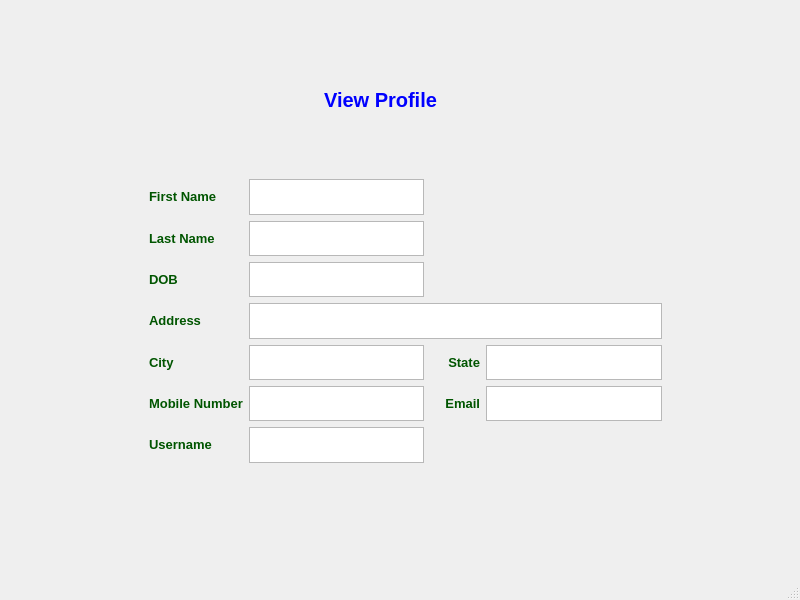
<?xml version="1.0" encoding="UTF-8"?>
<ui version="4.0">
 <class>view_profile</class>
 <widget class="QMainWindow" name="view_profile">
  <property name="geometry">
   <rect>
    <x>0</x>
    <y>0</y>
    <width>800</width>
    <height>600</height>
   </rect>
  </property>
  <property name="windowTitle">
   <string>View Profile</string>
  </property>
  <widget class="QWidget" name="centralwidget">
   <widget class="QFrame" name="frame">
    <property name="geometry">
     <rect>
      <x>140</x>
      <y>170</y>
      <width>531</width>
      <height>301</height>
     </rect>
    </property>
    <property name="styleSheet">
     <string notr="true"/>
    </property>
    <layout class="QGridLayout" name="gridLayout">
     <item row="0" column="1">
      <widget class="QTextBrowser" name="fname"/>
     </item>
     <item row="7" column="0">
      <widget class="QLabel" name="label_4">
       <property name="text">
        <string>&lt;html&gt;&lt;head/&gt;&lt;body&gt;&lt;p&gt;&lt;span style=&quot; font-size:10pt; font-weight:600; color:#005500;&quot;&gt;Address&lt;/span&gt;&lt;/p&gt;&lt;/body&gt;&lt;/html&gt;</string>
       </property>
      </widget>
     </item>
     <item row="0" column="0">
      <widget class="QLabel" name="label">
       <property name="text">
        <string>&lt;html&gt;&lt;head/&gt;&lt;body&gt;&lt;p&gt;&lt;span style=&quot; font-size:10pt; font-weight:600; color:#005500;&quot;&gt;First Name&lt;/span&gt;&lt;/p&gt;&lt;/body&gt;&lt;/html&gt;</string>
       </property>
      </widget>
     </item>
     <item row="13" column="1">
      <widget class="QTextBrowser" name="mobile"/>
     </item>
     <item row="7" column="1" colspan="3">
      <widget class="QTextBrowser" name="address_1"/>
     </item>
     <item row="14" column="1">
      <widget class="QTextBrowser" name="username"/>
     </item>
     <item row="13" column="2">
      <widget class="QLabel" name="label_9">
       <property name="text">
        <string>&lt;html&gt;&lt;head/&gt;&lt;body&gt;&lt;p align=&quot;right&quot;&gt;&lt;span style=&quot; font-size:10pt; font-weight:600; color:#005500;&quot;&gt;Email&lt;/span&gt;&lt;/p&gt;&lt;/body&gt;&lt;/html&gt;</string>
       </property>
      </widget>
     </item>
     <item row="4" column="1">
      <widget class="QTextBrowser" name="lname"/>
     </item>
     <item row="9" column="1">
      <widget class="QTextBrowser" name="city"/>
     </item>
     <item row="5" column="0">
      <widget class="QLabel" name="label_5">
       <property name="sizePolicy">
        <sizepolicy hsizetype="Ignored" vsizetype="Preferred">
         <horstretch>0</horstretch>
         <verstretch>0</verstretch>
        </sizepolicy>
       </property>
       <property name="minimumSize">
        <size>
         <width>70</width>
         <height>0</height>
        </size>
       </property>
       <property name="maximumSize">
        <size>
         <width>100</width>
         <height>16777215</height>
        </size>
       </property>
       <property name="text">
        <string>&lt;html&gt;&lt;head/&gt;&lt;body&gt;&lt;p&gt;&lt;span style=&quot; font-size:10pt; font-weight:600; color:#005500;&quot;&gt;DOB&lt;/span&gt;&lt;/p&gt;&lt;/body&gt;&lt;/html&gt;</string>
       </property>
       <property name="scaledContents">
        <bool>true</bool>
       </property>
      </widget>
     </item>
     <item row="9" column="0">
      <widget class="QLabel" name="label_3">
       <property name="text">
        <string>&lt;html&gt;&lt;head/&gt;&lt;body&gt;&lt;p&gt;&lt;span style=&quot; font-size:10pt; font-weight:600; color:#005500;&quot;&gt;City&lt;/span&gt;&lt;/p&gt;&lt;/body&gt;&lt;/html&gt;</string>
       </property>
      </widget>
     </item>
     <item row="13" column="3">
      <widget class="QTextBrowser" name="email"/>
     </item>
     <item row="13" column="0">
      <widget class="QLabel" name="label_8">
       <property name="text">
        <string>&lt;html&gt;&lt;head/&gt;&lt;body&gt;&lt;p&gt;&lt;span style=&quot; font-size:10pt; font-weight:600; color:#005500;&quot;&gt;Mobile Number&lt;/span&gt;&lt;/p&gt;&lt;/body&gt;&lt;/html&gt;</string>
       </property>
      </widget>
     </item>
     <item row="4" column="0">
      <widget class="QLabel" name="label_2">
       <property name="text">
        <string>&lt;html&gt;&lt;head/&gt;&lt;body&gt;&lt;p&gt;&lt;span style=&quot; font-size:10pt; font-weight:600; color:#005500;&quot;&gt;Last Name&lt;/span&gt;&lt;/p&gt;&lt;/body&gt;&lt;/html&gt;</string>
       </property>
      </widget>
     </item>
     <item row="9" column="2">
      <widget class="QLabel" name="label_6">
       <property name="minimumSize">
        <size>
         <width>50</width>
         <height>0</height>
        </size>
       </property>
       <property name="text">
        <string>&lt;html&gt;&lt;head/&gt;&lt;body&gt;&lt;p&gt;&lt;span style=&quot; font-size:10pt; font-weight:600; color:#005500;&quot;&gt;State&lt;/span&gt;&lt;/p&gt;&lt;/body&gt;&lt;/html&gt;</string>
       </property>
       <property name="alignment">
        <set>Qt::AlignRight|Qt::AlignTrailing|Qt::AlignVCenter</set>
       </property>
      </widget>
     </item>
     <item row="5" column="1">
      <widget class="QTextBrowser" name="DOB"/>
     </item>
     <item row="9" column="3">
      <widget class="QTextBrowser" name="state"/>
     </item>
     <item row="14" column="0">
      <widget class="QLabel" name="label_10">
       <property name="text">
        <string>&lt;html&gt;&lt;head/&gt;&lt;body&gt;&lt;p&gt;&lt;span style=&quot; font-size:10pt; font-weight:600; color:#005500;&quot;&gt;Username&lt;/span&gt;&lt;/p&gt;&lt;/body&gt;&lt;/html&gt;</string>
       </property>
      </widget>
     </item>
    </layout>
   </widget>
   <widget class="QLabel" name="label_7">
    <property name="geometry">
     <rect>
      <x>300</x>
      <y>80</y>
      <width>161</width>
      <height>41</height>
     </rect>
    </property>
    <property name="font">
     <font>
      <pointsize>15</pointsize>
      <weight>75</weight>
      <bold>true</bold>
     </font>
    </property>
    <property name="text">
     <string>&lt;html&gt;&lt;head/&gt;&lt;body&gt;&lt;p&gt;&lt;span style=&quot; color:#0000ff;&quot;&gt;View Profile&lt;/span&gt;&lt;/p&gt;&lt;/body&gt;&lt;/html&gt;</string>
    </property>
    <property name="alignment">
     <set>Qt::AlignCenter</set>
    </property>
   </widget>
  </widget>
  <widget class="QStatusBar" name="statusbar"/>
 </widget>
 <tabstops>
  <tabstop>fname</tabstop>
  <tabstop>lname</tabstop>
  <tabstop>DOB</tabstop>
  <tabstop>address_1</tabstop>
  <tabstop>city</tabstop>
  <tabstop>state</tabstop>
  <tabstop>mobile</tabstop>
  <tabstop>email</tabstop>
  <tabstop>username</tabstop>
 </tabstops>
 <resources/>
 <connections/>
</ui>
